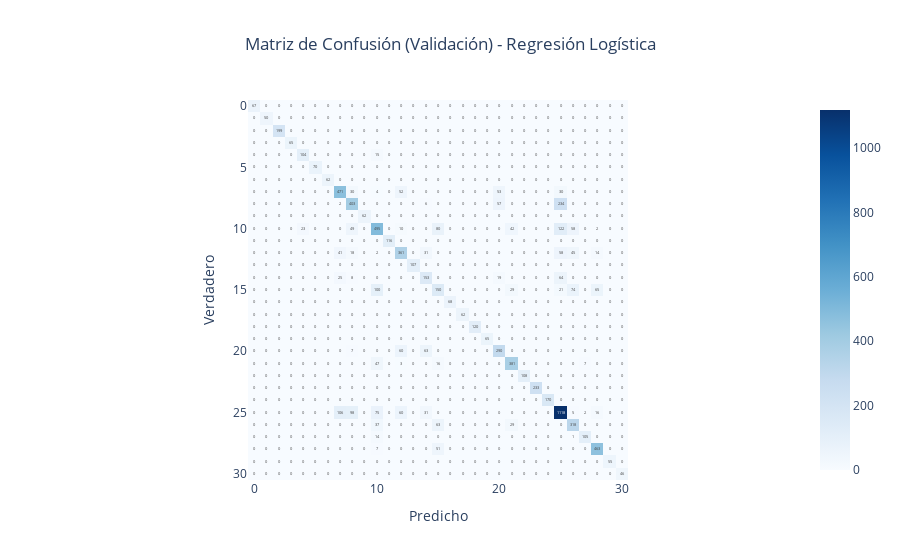
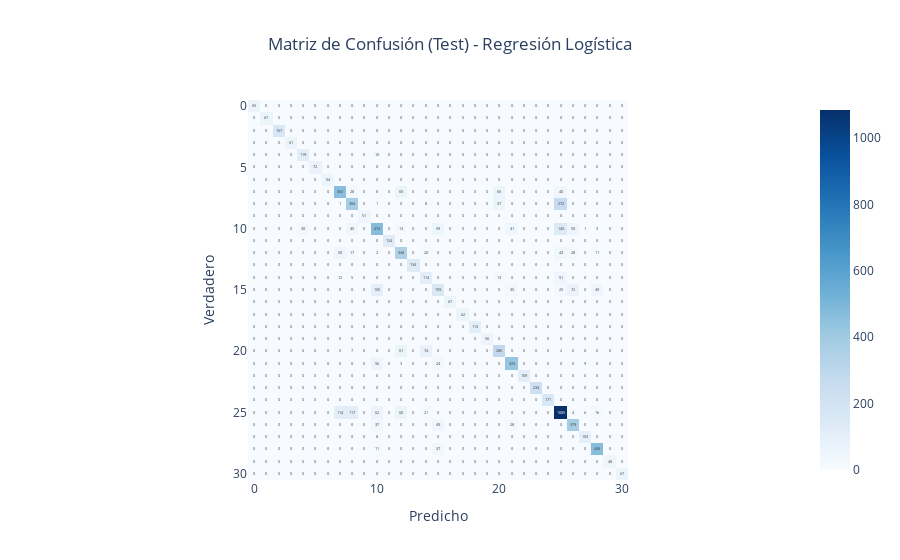

Notebook source saved alongside these figures, in order:
### Code cell
plot_results(y_val, y_test, lr_pred_val, lr_pred_test, "Regresión Logística")

### Figure 1 — Plotly figure (JSON) as saved in the notebook; plotly's stock layout.template omitted (floating-point values rounded to 4 significant figures; data arrays with more than 128 entries replaced by an {"elided": "..."} marker saying what was removed)
{"data": [{"coloraxis": "coloraxis", "hovertemplate": "x: %{x}<br>y: %{y}<br>color: %{z}<extra></extra>", "name": "0", "texttemplate": "%{z}", "type": "heatmap", "x": [0, 1, 2, 3, 4, 5, 6, 7, 8, 9, 10, 11, 12, 13, 14, 15, 16, 17, 18, 19, 20, 21, 22, 23, 24, 25, 26, 27, 28, 29, 30], "xaxis": "x", "y": [0, 1, 2, 3, 4, 5, 6, 7, 8, 9, 10, 11, 12, 13, 14, 15, 16, 17, 18, 19, 20, 21, 22, 23, 24, 25, 26, 27, 28, 29, 30], "yaxis": "y", "z": {"elided": "31x31 int values"}}], "layout": {"coloraxis": {"colorscale": [[0, "rgb(247,251,255)"], [0.125, "rgb(222,235,247)"], [0.25, "rgb(198,219,239)"], [0.375, "rgb(158,202,225)"], [0.5, "rgb(107,174,214)"], [0.625, "rgb(66,146,198)"], [0.75, "rgb(33,113,181)"], [0.875, "rgb(8,81,156)"], [1, "rgb(8,48,107)"]]}, "title": {"text": "Matriz de Confusión (Validación) - Regresión Logística", "x": 0.5}, "xaxis": {"anchor": "y", "constrain": "domain", "domain": [0, 1], "scaleanchor": "y", "title": {"text": "Predicho"}}, "yaxis": {"anchor": "x", "autorange": "reversed", "constrain": "domain", "domain": [0, 1], "title": {"text": "Verdadero"}}}}

### Figure 2 — Plotly figure (JSON) as saved in the notebook; plotly's stock layout.template omitted (floating-point values rounded to 4 significant figures; data arrays with more than 128 entries replaced by an {"elided": "..."} marker saying what was removed)
{"data": [{"coloraxis": "coloraxis", "hovertemplate": "x: %{x}<br>y: %{y}<br>color: %{z}<extra></extra>", "name": "0", "texttemplate": "%{z}", "type": "heatmap", "x": [0, 1, 2, 3, 4, 5, 6, 7, 8, 9, 10, 11, 12, 13, 14, 15, 16, 17, 18, 19, 20, 21, 22, 23, 24, 25, 26, 27, 28, 29, 30], "xaxis": "x", "y": [0, 1, 2, 3, 4, 5, 6, 7, 8, 9, 10, 11, 12, 13, 14, 15, 16, 17, 18, 19, 20, 21, 22, 23, 24, 25, 26, 27, 28, 29, 30], "yaxis": "y", "z": {"elided": "31x31 int values"}}], "layout": {"coloraxis": {"colorscale": [[0, "rgb(247,251,255)"], [0.125, "rgb(222,235,247)"], [0.25, "rgb(198,219,239)"], [0.375, "rgb(158,202,225)"], [0.5, "rgb(107,174,214)"], [0.625, "rgb(66,146,198)"], [0.75, "rgb(33,113,181)"], [0.875, "rgb(8,81,156)"], [1, "rgb(8,48,107)"]]}, "title": {"text": "Matriz de Confusión (Test) - Regresión Logística", "x": 0.5}, "xaxis": {"anchor": "y", "constrain": "domain", "domain": [0, 1], "scaleanchor": "y", "title": {"text": "Predicho"}}, "yaxis": {"anchor": "x", "autorange": "reversed", "constrain": "domain", "domain": [0, 1], "title": {"text": "Verdadero"}}}}
